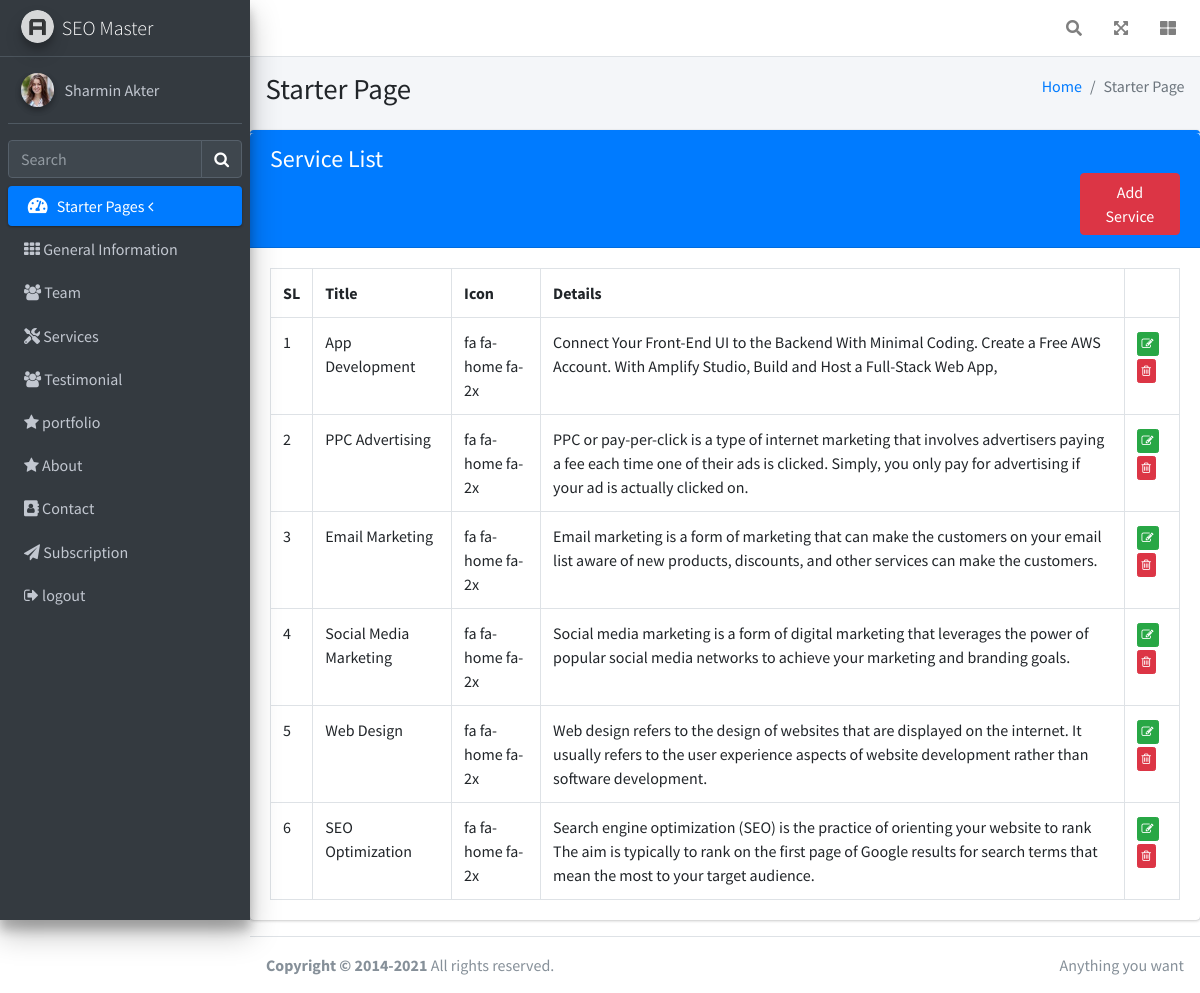
Screenshot of /seomaster/admin/service_list.php (signed in) with the database file from the repository.
### tables this page shows
CREATE TABLE `services` (
  `id` int(11) NOT NULL,
  `Title_1` varchar(255) NOT NULL,
  `logo` text NOT NULL,
  `title` varchar(255) NOT NULL,
  `description` text NOT NULL
);

### seomaster/admin/service_list.php (the view, shortened to what this page needs)
<?php
$db=new mysqli('localhost','root','','seo');
$service=$db->query('select * from services order by id desc');
?>
<!DOCTYPE html>
<html lang="en">
<head>
  <link rel="stylesheet" href="plugins/fontawesome-free/css/all.min.css">
  <link rel="stylesheet" href="dist/css/adminlte.min.css">
  <link rel="stylesheet" href="plugins/summernote/summernote-bs4.min.css">
  <link rel="stylesheet" href="https://cdnjs.cloudflare.com/ajax/libs/font-awesome/4.7.0/css/font-awesome.min.css">
</head>
<body class="hold-transition sidebar-mini">
<div class="wrapper">
  <nav class="main-header navbar navbar-expand navbar-white navbar-light">
    <ul class="navbar-nav ml-auto">
      <li class="nav-item">
        <a class="nav-link" data-widget="navbar-search" href="#" role="button">
          <i class="fas fa-search"></i>
        </a>
      </li>
      <li class="nav-item">
        <a class="nav-link" data-widget="fullscreen" href="#" role="button">
          <i class="fas fa-expand-arrows-alt"></i>
        </a>
      </li>
      <li class="nav-item">
        <a class="nav-link" data-widget="control-sidebar" data-slide="true" href="#" role="button">
          <i class="fas fa-th-large"></i>
        </a>
      </li>
    </ul>
  </nav>
  <?php
  require('menu.php');
  ?>
  <div class="content-wrapper">
    <div class="content-header">
      <div class="container-fluid">
        <div class="row mb-2">
          <div class="col-sm-6">
            <h1 class="m-0">Starter Page</h1>
          </div>
          <div class="col-sm-6">
            <ol class="breadcrumb float-sm-right">
              <li class="breadcrumb-item"><a href="#">Home</a></li>
              <li class="breadcrumb-item active">Starter Page</li>
            </ol>
          </div>
        </div>
      </div>
    </div>
    <div class="card card-primary card-outline">
              <div class="card-header bg-primary">
                <h4 class="m-0">Service List</h4>
                <a href="service.php" class="btn btn-danger btn-xl" style="margin-left:89%">Add Service</a>
              </div>
              <div class="card-body">
                <table class="table table-bordered">
                    <tr>
                        <th>SL</th>
                        <th>Title</th>
                        <th>Icon</th>
                        <th>Details</th>
                    </tr>
                    <?php $i=0; while($data=$service->fetch_assoc()){ ?>
                        <tr>
                            <td><?php echo ++$i ?></td>
                            <td><?php echo $data['title'] ?></td>
                            <td><?php echo $data['logo'] ?></td>
                            <td><?php echo $data['description'] ?></td>
    <td>
    <a href="service_edit.php?id=<?php echo $data['id'] ?>" class="btn btn-xs btn-success">
    <i class="fa fa-edit" style="color:white;"></i>
</a>
    <a href="service_del.php?id=<?php echo $data['id'] ?>" class="btn btn-xs btn-danger"
    onclick="return confirm('Are you sure?')">
    <i class="fa fa-trash-o" style="color:white"></i>
</a>
</td>
                        </tr>
                    <?php } ?>
                </table>
              </div>
            </div>
      </div>
    </div>
  <footer class="main-footer">
    <div class="float-right d-none d-sm-inline">
      Anything you want
    </div>
    <strong>Copyright &copy; 2014-2021</strong> All rights reserved.
  </footer>
</body>
</html>

### rows the page displays
services: title "App Development", logo "fa fa-home fa-2x", description "Connect Your Front-End UI to the Backend With Minimal Coding. Create a Free AWS Account. With Amplify Studio, Build and Host a Full-Stack Web App,"
services: title "PPC Advertising", logo "fa fa-home fa-2x", description "PPC or pay-per-click is a type of internet marketing that involves advertisers paying a fee each time one of their ads is clicked. Simply, you only pay for advertising if your ad is actually clicked on."
services: title "Email Marketing", logo "fa fa-home fa-2x", description "Email marketing is a form of marketing that can make the customers on your email list aware of new products, discounts, and other services can make the customers."
services: title "Social Media Marketing", logo "fa fa-home fa-2x", description "Social media marketing is a form of digital marketing that leverages the power of popular social media networks to achieve your marketing and branding goals."
services: title "Web Design", logo "fa fa-home fa-2x", description "Web design refers to the design of websites that are displayed on the internet. It usually refers to the user experience aspects of website development rather than software development."
services: title "SEO Optimization", logo "fa fa-home fa-2x", description "Search engine optimization (SEO) is the practice of orienting your website to rank The aim is typically to rank on the first page of Google results for search terms that mean the most to your target audience."
